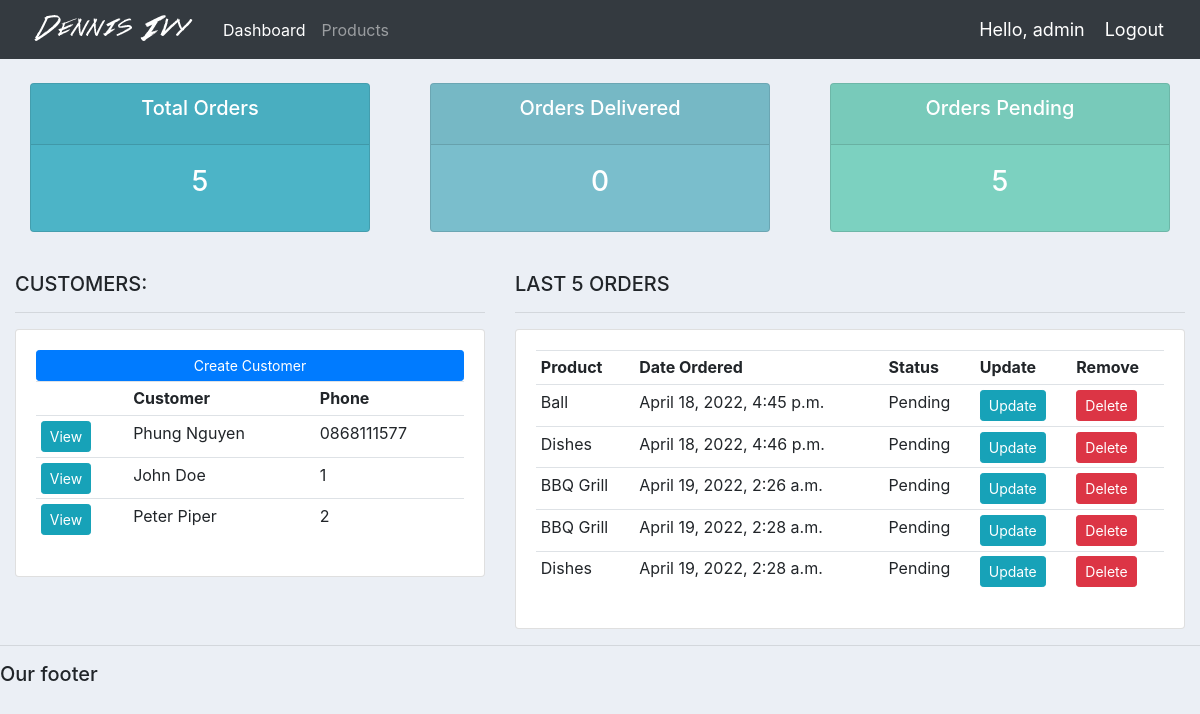
The app's page / (signed in) with its own data.
### accounts/models.py (models this page shows, shortened)
class Customer(models.Model):
	name = models.CharField(max_length=200, null=True)
	phone = models.CharField(max_length=200, null=True)
	email = models.CharField(max_length=200, null=True)
	date_created = models.DateTimeField(auto_now_add=True, null=True)

class Order(models.Model):
	STATUS = (
			('Pending', 'Pending'),
			('Out for delivery', 'Out for delivery'),
			('Delivered', 'Delivered'),
			)
	customer = models.ForeignKey(Customer, null=True, on_delete= models.SET_NULL)
	product = models.ForeignKey(Product, null=True, on_delete= models.SET_NULL)
	date_created = models.DateTimeField(auto_now_add=True, null=True)
	status = models.CharField(max_length=200, null=True, choices=STATUS)
	note = models.CharField(max_length=1000, null=True)

class Product(models.Model):
	CATEGORY = (
			('Indoor', 'Indoor'),
			('Out Door', 'Out Door'),
			)
	name = models.CharField(max_length=200, null=True)
	price = models.FloatField(null=True)
	category = models.CharField(max_length=200, null=True, choices=CATEGORY)
	description = models.CharField(max_length=200, null=True, blank=True)
	date_created = models.DateTimeField(auto_now_add=True, null=True)
	tags = models.ManyToManyField(Tag)
	def __str__(self):
		return self.name

### accounts/views.py (the view)
# urls.py: path('', views.home, name="home"),
@login_required(login_url='login')
def home(request):
	orders = Order.objects.all()
	customers = Customer.objects.all()
	total_customers = customers.count()
	total_orders = orders.count()
	delivered = orders.filter(status='Delivered').count()
	pending = orders.filter(status='Pending').count()
	context = {'orders':orders, 'customers':customers,
	'total_orders':total_orders,'delivered':delivered,
	'pending':pending }
	return render(request, 'accounts/dashboard.html', context)

### accounts/templates/accounts/dashboard.html
{%  extends 'accounts/main.html' %}
{% block content %}
{%  include 'accounts/status.html' %}
<br>
<div class="row">
	<div class="col-md-5">
		<h5>CUSTOMERS:</h5>
		<hr>
		<div class="card card-body">
			<a class="btn btn-primary  btn-sm btn-block" href="">Create Customer</a>
			<table class="table table-sm">
				<tr>
					<th></th>
					<th>Customer</th>
					<th>Phone</th>
				</tr>
				{% for customer in customers %}
					<tr>
						<td><a class="btn btn-sm btn-info" href="{% url 'customer' customer.id %}">View</a></td>
						<td>{{customer.name}}</td>
						<td>{{customer.phone}}</td>
					</tr>
				{% endfor %}
			</table>
		</div>
	</div>
	<div class="col-md-7">
		<h5>LAST 5 ORDERS</h5>
		<hr>
		<div class="card card-body">
			<table class="table table-sm">
				<tr>
					<th>Product</th>
					<th>Date Ordered</th>
					<th>Status</th>
					<th>Update</th>
					<th>Remove</th>
				</tr>
				{% for order in orders %}
					<tr>
						<td>{{order.product}}</td>
						<td>{{order.date_created}}</td>
						<td>{{order.status}}</td>
						<td><a class="btn btn-sm btn-info" href="{% url 'update_order' order.id %}">Update</a></td>
						<td><a class="btn btn-sm btn-danger" href="{% url 'delete_order' order.id %}">Delete</a></td>
					</tr>
				{% endfor %}
			</table>
		</div>
	</div>
</div>
{% endblock %}

### accounts/templates/accounts/navbar.html (shortened to what this page needs)
{% load static %}
<nav class="navbar navbar-expand-lg navbar-dark bg-dark">
 <img src="{% static 'images/logo.png' %}">
  <div class="collapse navbar-collapse" id="navbarNav">
    <ul class="navbar-nav">
      <li class="nav-item active">
        <a class="nav-link" href="{% url 'home' %}">Dashboard</a>
      </li>
      <li class="nav-item">
        <a class="nav-link" href="{% url 'products' %}">Products</a>
      </li>
    </ul>
  </div>
  <span class="hello-msg">Hello, {{request.user}}</span>
  <span ><a  class="hello-msg" href="{% url 'logout' %}">Logout</a></span>
</nav>

### static/css/main.css (style rules this page uses)
body { background-color: #ebeff5; }

### accounts/templates/accounts/navbar.html (style rules this page uses)
.hello-msg { font-size: 18px; color: #fff; margin-right: 20px; }

### records on screen
Customer: name "Phung Nguyen", phone "0868111577"
Customer: name "John Doe", phone "1"
Customer: name "Peter Piper", phone "2"
Order: product "Ball", date_created "April 18, 2022, 4:45 p.m.", status "Pending"
Order: product "Dishes", date_created "April 18, 2022, 4:46 p.m.", status "Pending"
Order: product "BBQ Grill", date_created "April 19, 2022, 2:26 a.m.", status "Pending"
Order: product "BBQ Grill", date_created "April 19, 2022, 2:28 a.m.", status "Pending"
Order: product "Dishes", date_created "April 19, 2022, 2:28 a.m.", status "Pending"

### other values on screen
{{ request.user }} "admin"
{{ total_orders }} "5"
{{ delivered }} "0"
{{ pending }} "5"
